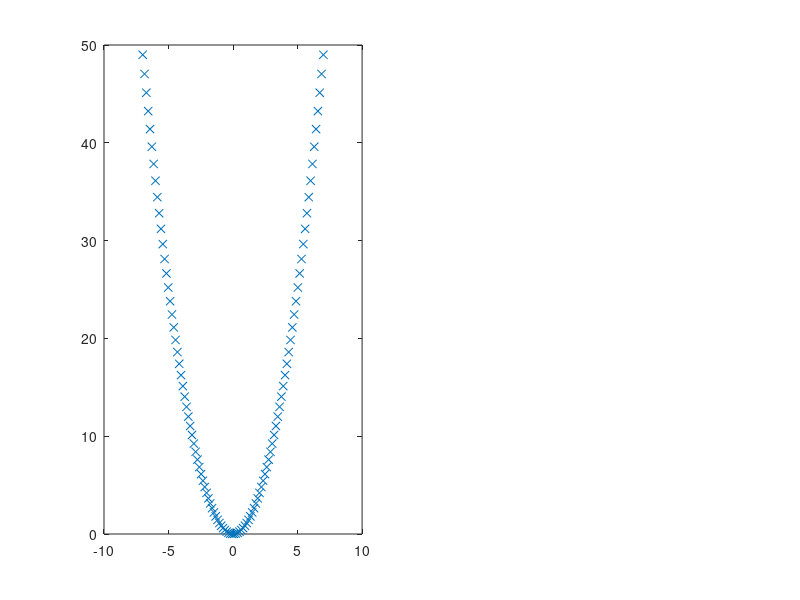

Write MATLAB code to recreate this figure. (Note: this script raises an error after producing the figure.)
X = linspace(-7, 7, 100);
Y =  (X .^ 2);

clf;
subplot(1,2,1);
plot(X, Y, 'x');

theta = [2, 1, 1];
J = lr_cost(theta, [X', (X') .^ 2], Y')

alpha = 0.003;
count = 8050;

[grad, costs] = lr_gradientDescent([1, 1], (X') .^ 2, Y', count, alpha);
disp(grad)
size(costs)
costs(1:10,:)
subplot(1,2,2);
plot(costs(:,1), costs(:,2), '-');

subplot(1,2,1);
hold on;
YY = [ones(size(X')(1), 1), (X') .^ 2] * grad';
plot(X', YY, '-'); 
